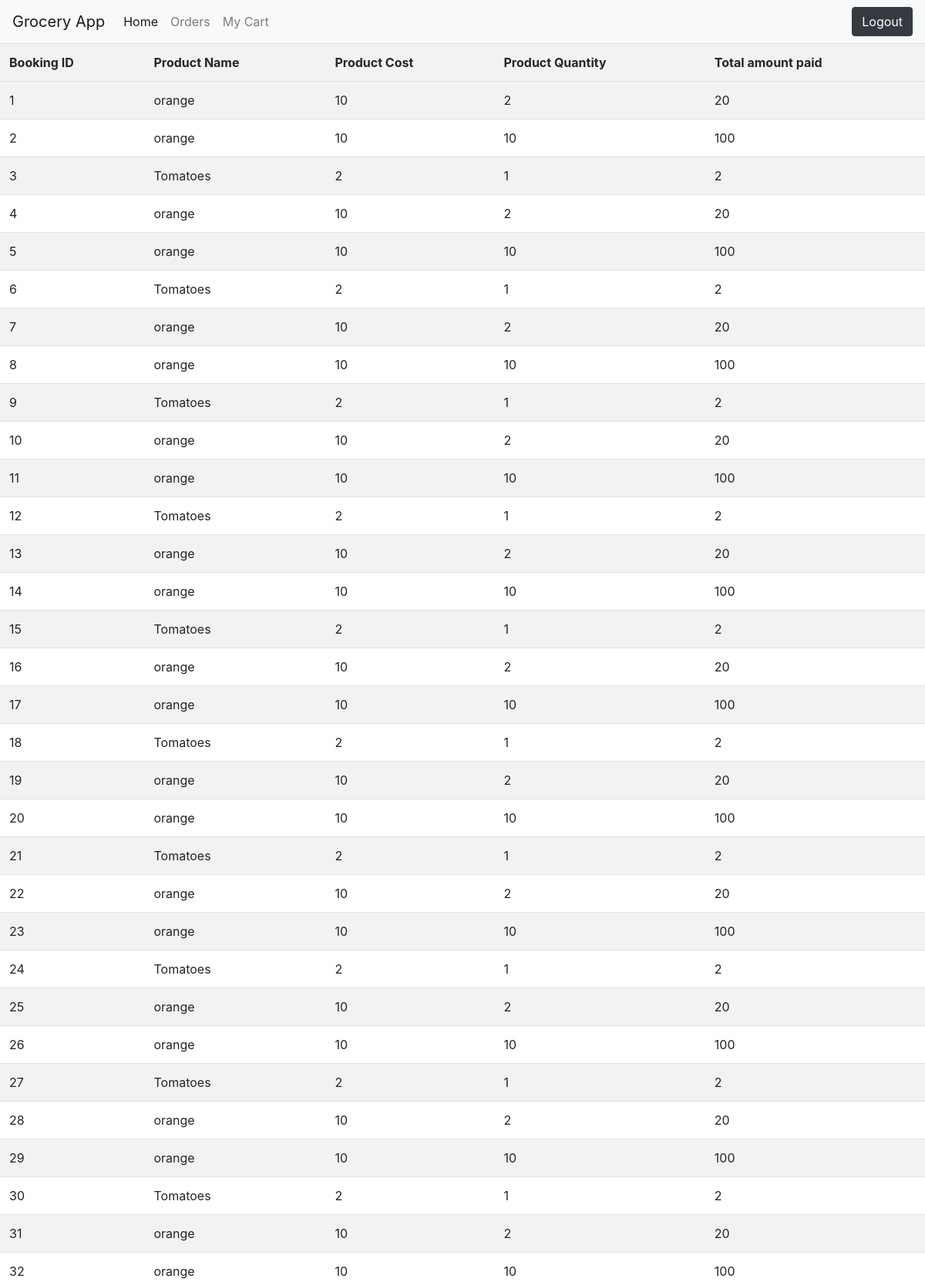
The page /ordersf (signed in, upper part) on the database its author committed.
### app.py (models this page shows)
class orders(db.Model):
    order_id=db.Column(db.Integer,primary_key=True)
    order_name=db.Column(db.String(20), nullable=False)
    order_value=db.Column(db.Integer,nullable=False)
    order_quantity=db.Column(db.Integer,nullable=False)
    order_total=db.Column(db.Integer,nullable=False)
    user_id=db.Column(db.String,db.ForeignKey("user.id"))

### app.py (the view)
@app.route('/ordersf')
def ordersf():
    sun=orders.query.filter(orders.user_id==session['_user_id']).all()
    if(len(sun)==0):
        return "error"
    return render_template('orders.html',sun=sun)

### app.py (called while the page is built)
@login_manager.user_loader
def load_admin(admin_id):
    return Admin.query.get(int(admin_id))

### templates/orders.html (shortened to what this page needs)
<!DOCTYPE html>
<html lang="en">
<head>
    <link rel="stylesheet" href="https://maxcdn.bootstrapcdn.com/bootstrap/4.5.2/css/bootstrap.min.css">
</head>
<body>
    <nav class="navbar navbar-expand-lg navbar-light bg-light">
        <a class="navbar-brand" href="#">Grocery App</a>
        <div class="collapse navbar-collapse" id="navbarNav">
            <ul class="navbar-nav">
                <li class="nav-item active">
                    <a class="nav-link" href="{{ url_for('dashboard') }}">Home</a>
                </li>
                <li class="nav-item">
                    <a class="nav-link" href="{{ url_for('ordersf') }}">Orders</a>
                </li>
                <li class="nav-item">
                    <a class="nav-link" href="{{ url_for('view_cart') }}">My Cart</a>
                </li>
            </ul>
        </div>
        <div class="ml-auto">
            <a href="{{url_for('logout')}}" class="btn btn-dark">Logout</a>
        </div>
    </nav>
    <table class="table table-striped table-hover">
        <tr>
            <th>Booking ID</th>
            <th>Product Name</th>
            <th>Product Cost</th>
            <th>Product Quantity</th>
            <th>Total amount paid</th>
        </tr>
        <tr>
            {% for each in sun %}
            <tr>
                <td>{{each['order_id']}}</td>
                <td>{{each['order_name']}}</td>
                <td>{{each['order_value']}}</td>
                <td>{{each['order_quantity']}}</td>
                <td>{{each['order_total']}}</td>
            </tr>
            {% endfor %}
        </tr>
    </table>
</body>
</html>

### rows shown on the page
orders: order_id "1", order_name "orange", order_value "10", order_quantity "2", order_total "20"
orders: order_id "2", order_name "orange", order_value "10", order_quantity "10", order_total "100"
orders: order_id "3", order_name "Tomatoes", order_value "2", order_quantity "1", order_total "2"
orders: order_id "4", order_name "orange", order_value "10", order_quantity "2", order_total "20"
orders: order_id "5", order_name "orange", order_value "10", order_quantity "10", order_total "100"
orders: order_id "6", order_name "Tomatoes", order_value "2", order_quantity "1", order_total "2"
orders: order_id "7", order_name "orange", order_value "10", order_quantity "2", order_total "20"
orders: order_id "8", order_name "orange", order_value "10", order_quantity "10", order_total "100"
orders: order_id "9", order_name "Tomatoes", order_value "2", order_quantity "1", order_total "2"
orders: order_id "10", order_name "orange", order_value "10", order_quantity "2", order_total "20"
orders: order_id "11", order_name "orange", order_value "10", order_quantity "10", order_total "100"
orders: order_id "12", order_name "Tomatoes", order_value "2", order_quantity "1", order_total "2"
orders: order_id "13", order_name "orange", order_value "10", order_quantity "2", order_total "20"
orders: order_id "14", order_name "orange", order_value "10", order_quantity "10", order_total "100"
orders: order_id "15", order_name "Tomatoes", order_value "2", order_quantity "1", order_total "2"
orders: order_id "16", order_name "orange", order_value "10", order_quantity "2", order_total "20"
orders: order_id "17", order_name "orange", order_value "10", order_quantity "10", order_total "100"
orders: order_id "18", order_name "Tomatoes", order_value "2", order_quantity "1", order_total "2"
orders: order_id "19", order_name "orange", order_value "10", order_quantity "2", order_total "20"
orders: order_id "20", order_name "orange", order_value "10", order_quantity "10", order_total "100"
orders: order_id "21", order_name "Tomatoes", order_value "2", order_quantity "1", order_total "2"
orders: order_id "22", order_name "orange", order_value "10", order_quantity "2", order_total "20"
orders: order_id "23", order_name "orange", order_value "10", order_quantity "10", order_total "100"
orders: order_id "24", order_name "Tomatoes", order_value "2", order_quantity "1", order_total "2"
orders: order_id "25", order_name "orange", order_value "10", order_quantity "2", order_total "20"
orders: order_id "26", order_name "orange", order_value "10", order_quantity "10", order_total "100"
orders: order_id "27", order_name "Tomatoes", order_value "2", order_quantity "1", order_total "2"
orders: order_id "28", order_name "orange", order_value "10", order_quantity "2", order_total "20"
orders: order_id "29", order_name "orange", order_value "10", order_quantity "10", order_total "100"
orders: order_id "30", order_name "Tomatoes", order_value "2", order_quantity "1", order_total "2"
orders: order_id "31", order_name "orange", order_value "10", order_quantity "2", order_total "20"
orders: order_id "32", order_name "orange", order_value "10", order_quantity "10", order_total "100"
